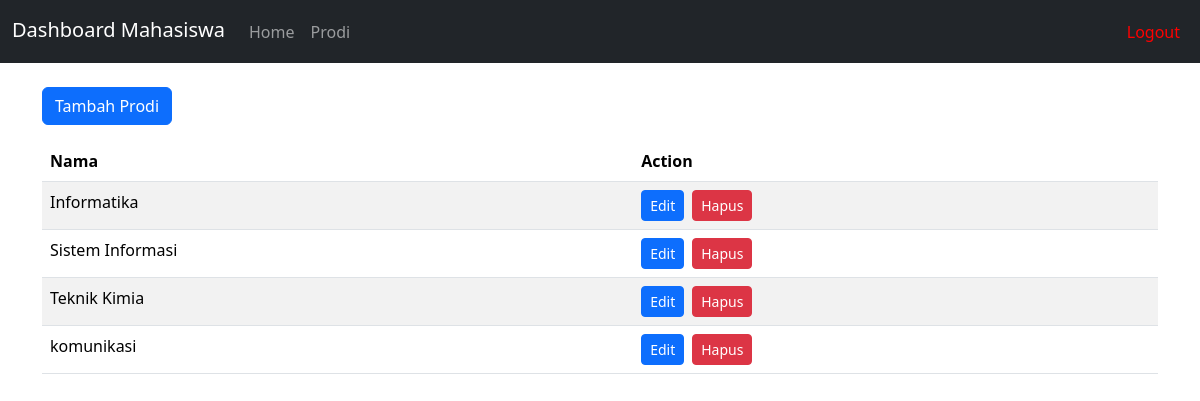
Page /prodi.php on the committed database.
### tables this page shows
CREATE TABLE `prodi` (
  `id_prodi` int(11) NOT NULL,
  `nama_prodi` varchar(100) DEFAULT NULL
);

### prodi.php (the view, shortened to what this page needs)
<?php
include 'koneksi.php';
$sql_prodi = "SELECT * FROM prodi";
$result_prodi = $koneksi->query($sql_prodi);
?>
<!DOCTYPE html>
<html lang="en">
<head>
    <link href="https://cdn.jsdelivr.net/npm/bootstrap@5.3.3/dist/css/bootstrap.min.css" rel="stylesheet">
    <link rel="stylesheet" href="prodi.css">
</head>
<body>
    <nav class="navbar navbar-expand-lg navbar-dark bg-dark">
        <div class="container-fluid">
            <h3 class="navbar-brand" style="padding-top: 10px;">Dashboard Mahasiswa</h3>
            <div class="collapse navbar-collapse" id="navbarNav">
                <ul class="navbar-nav me-auto mb-2 mb-lg-0">
                    <li class="nav-item">
                        <a class="nav-link" aria-current="page" href="home.php">Home</a> </li>
                    <li class="nav-item">
                        <a class="nav-link" href="prodi.php">Prodi</a> </li>
                </ul>
                <ul class="navbar-nav">
                    <li class="nav-item">
                        <a class="nav-link logout-link" href="logout.php">Logout</a>
                    </li>
                </ul>
            </div>
        </div>
    </nav>
    <div class="container mt-4">
        <div class="d-flex justify-content-between align-items-center mb-3">
            <button type="button" class="btn btn-primary" data-bs-toggle="modal" data-bs-target="#addProdiModal">
                Tambah Prodi
            </button>
        </div>
        <div class="table-responsive">
            <table class="table table-striped table-hover">
                <thead>
                    <tr>
                        <th>Nama</th>
                        <th>Action</th>
                    </tr>
                </thead>
                <tbody>
                    <?php
                    if ($result_prodi->num_rows > 0) {
                        while ($row = $result_prodi->fetch_assoc()) {
                            echo "<tr>";
                            echo "<td>" . htmlspecialchars($row['nama_prodi']) . "</td>";
                            echo "<td>";
                            echo "<a href='editprodi.php?id_prodi=" . urlencode($row['id_prodi']) . "' class='btn btn-primary btn-sm me-2'>Edit</a>";
                            echo "<a href='deleteprodi.php?id_prodi=" . urlencode($row['id_prodi']) . "' class='btn btn-danger btn-sm' onclick=\"return confirm('Yakin ingin menghapus data ini?');\">Hapus</a>";
                            echo "</td>";
                            echo "</tr>";
                        }
                    } else {
                        echo "<tr><td colspan='5' class='text-center'>Tidak ada data prodi. Silakan tambahkan!</td></tr>";
                    }
                    ?>
                </tbody>
            </table>
        </div>
    </div>
</body>
</html>

### prodi.css (style rules this page uses)
.navbar-brand { padding-top: 10px; }
.nav-link.logout-link { color: red !important; }

### rows in the picture
prodi: nama_prodi "Informatika"
prodi: nama_prodi "Sistem Informasi"
prodi: nama_prodi "Teknik Kimia"
prodi: nama_prodi "komunikasi"
